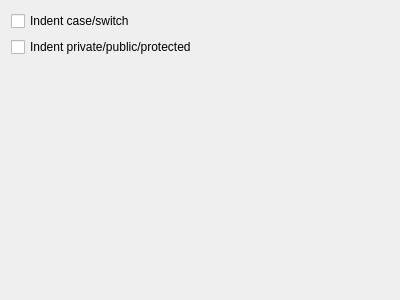
<?xml version="1.0" encoding="UTF-8"?>
<ui version="4.0">
 <class>LanguageCFormatWidget</class>
 <widget class="QWidget" name="LanguageCFormatWidget">
  <property name="geometry">
   <rect>
    <x>0</x>
    <y>0</y>
    <width>400</width>
    <height>300</height>
   </rect>
  </property>
  <property name="windowTitle">
   <string>Form</string>
  </property>
  <layout class="QVBoxLayout" name="verticalLayout">
   <item>
    <widget class="QCheckBox" name="chkIndentCaseKeywords">
     <property name="text">
      <string>Indent case/switch</string>
     </property>
    </widget>
   </item>
   <item>
    <widget class="QCheckBox" name="chkIndentClassMemberVisibilityMembers">
     <property name="text">
      <string>Indent private/public/protected</string>
     </property>
    </widget>
   </item>
   <item>
    <spacer name="verticalSpacer">
     <property name="orientation">
      <enum>Qt::Vertical</enum>
     </property>
     <property name="sizeHint" stdset="0">
      <size>
       <width>20</width>
       <height>40</height>
      </size>
     </property>
    </spacer>
   </item>
  </layout>
 </widget>
 <resources/>
 <connections/>
</ui>
